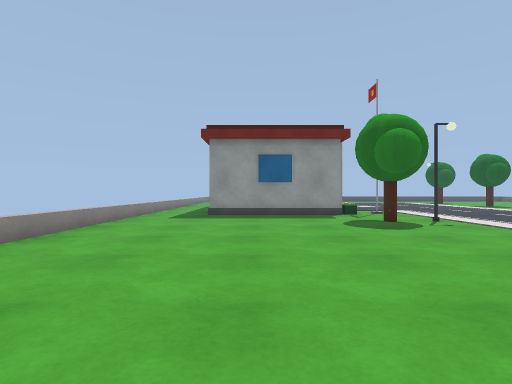
View 1 (above)

24 first-person views from a walk through a world built for the Gazebo simulator. The camera is 0.96 m above the floor, looks level and sees 80° across. The floor is counted in squares, 1 m on a side. Each view is taken from the middle of a square. On the plan, view 1 faces up. The plan holds only what a view shows up to about 12 squares ahead; the rest is blank.

View 2
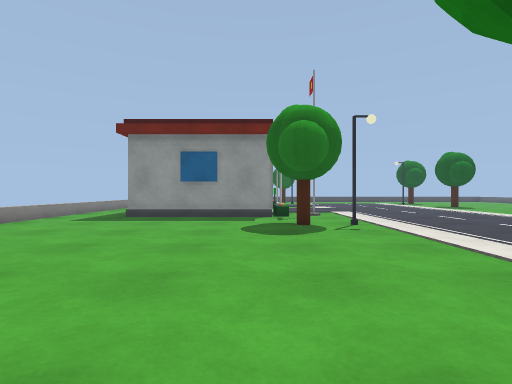

View 3
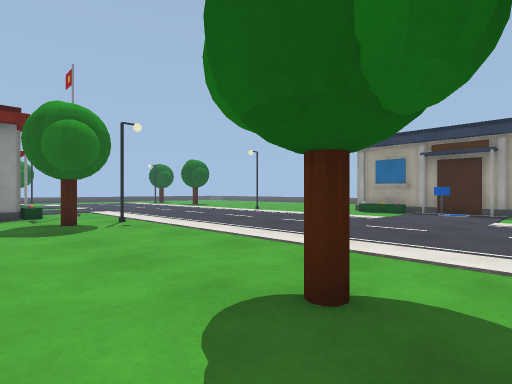

View 4
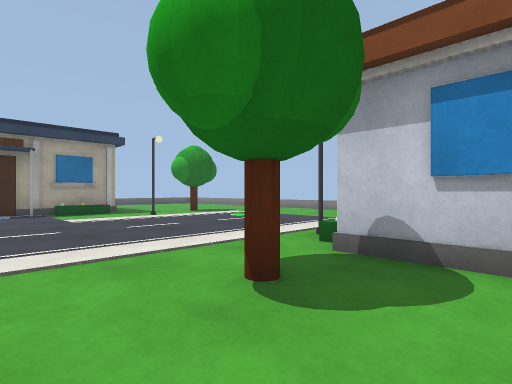

View 5
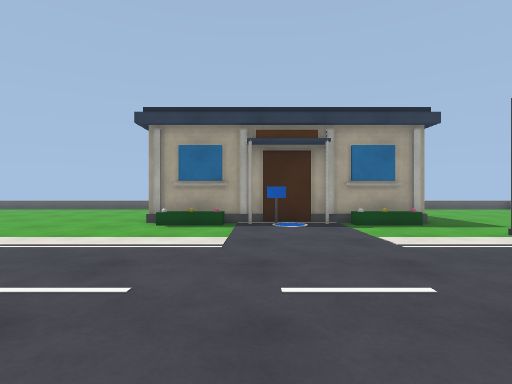

View 6
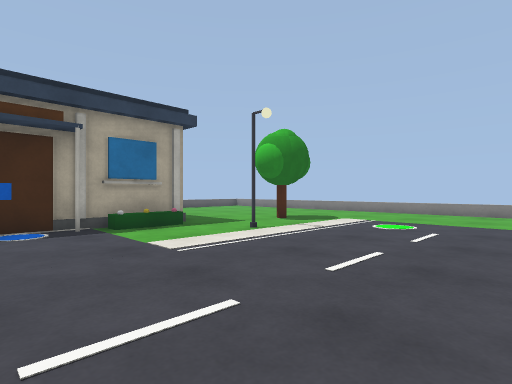

View 7
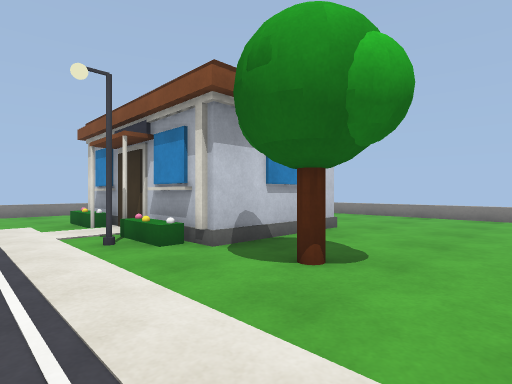

View 8
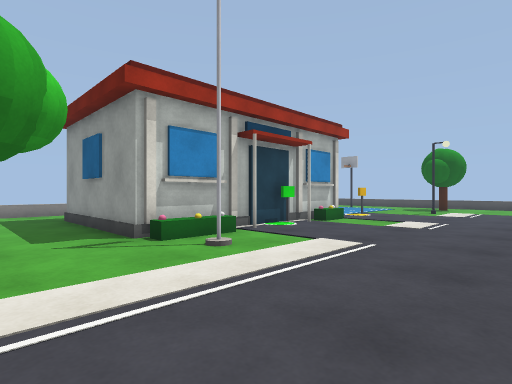

View 9
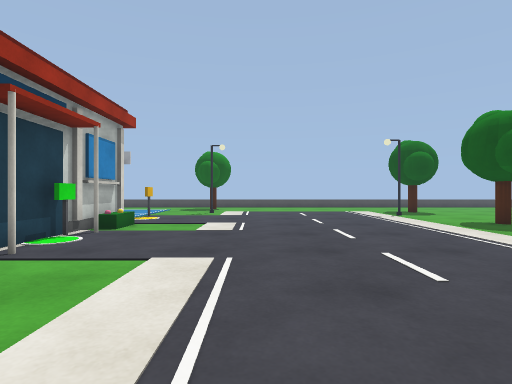

View 10
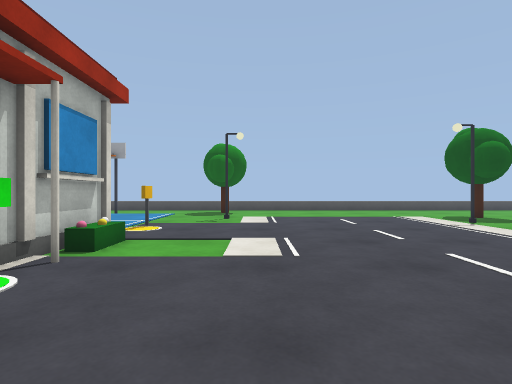

View 11
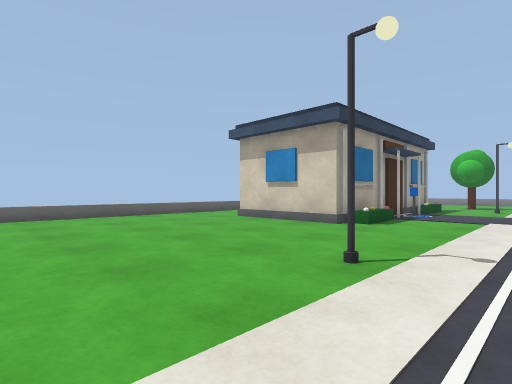

View 12
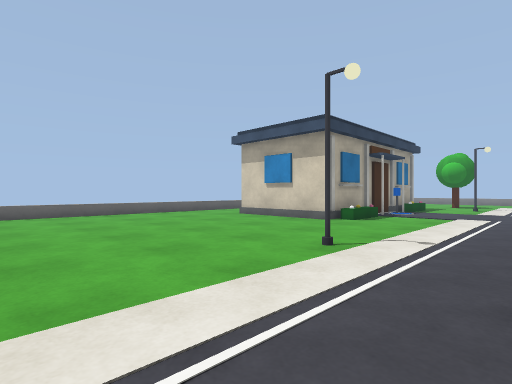

View 13
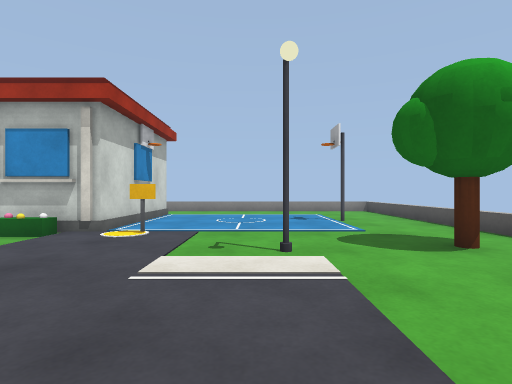

View 14
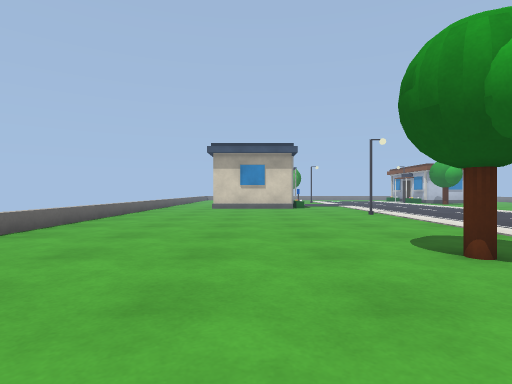

View 15
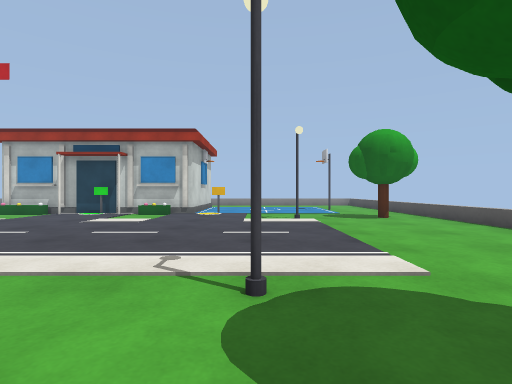

View 16
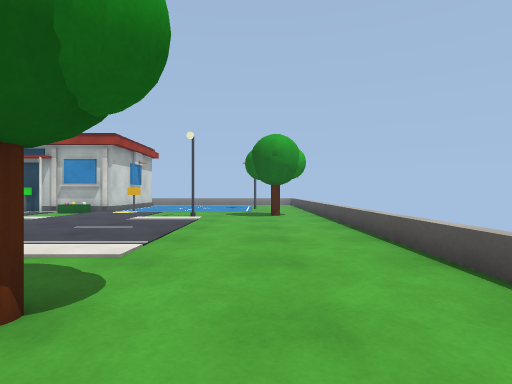

View 17
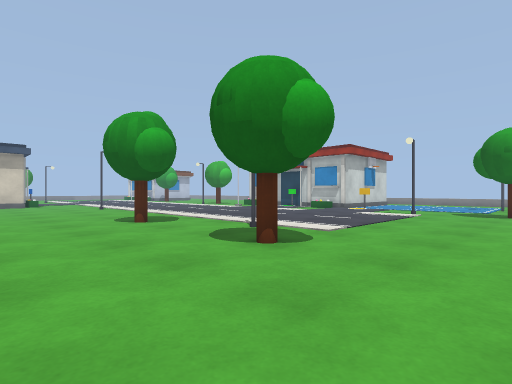

View 18
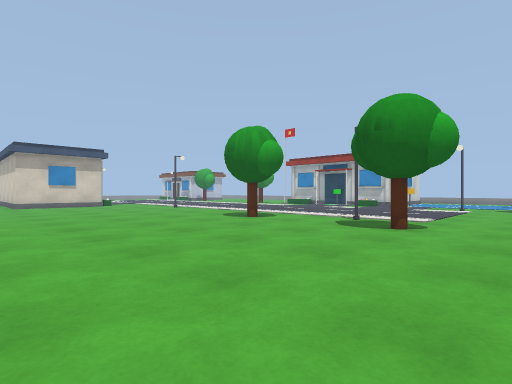

View 19
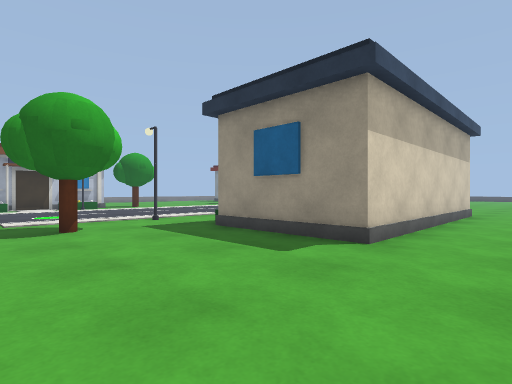

View 20
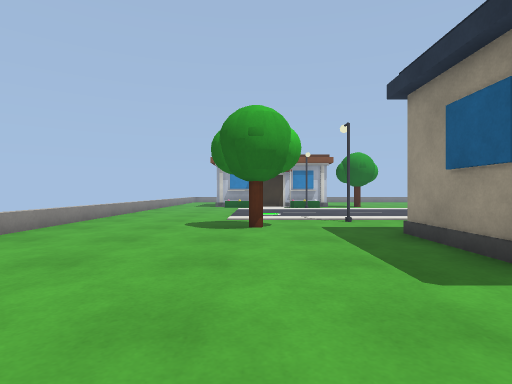

View 21
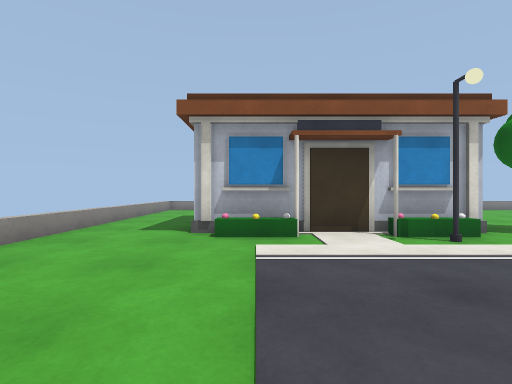

View 22
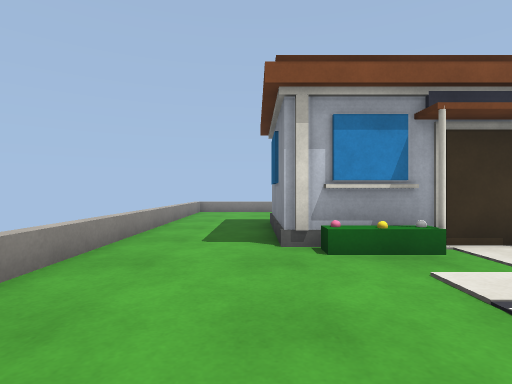

View 23
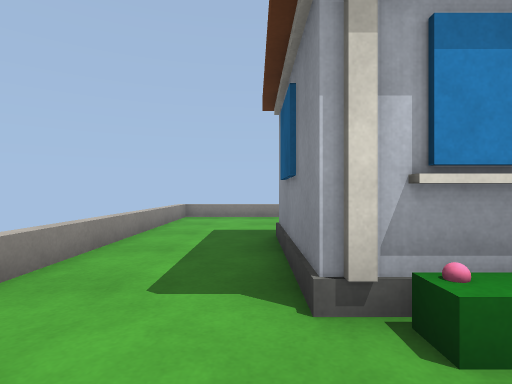

View 24
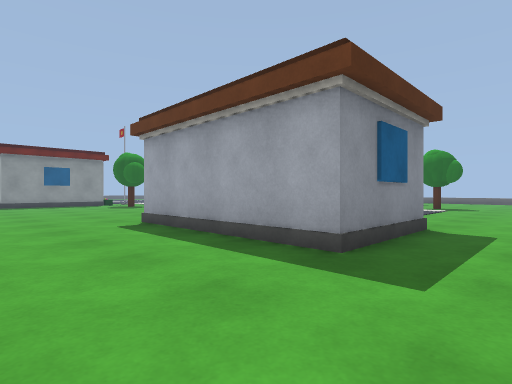

### Floor plan
Key: @ floor where view 1 was taken; # wall or solid block; . floor; = window, fence, low wall or low ledge; T tree; L lamp; B grey box; P white post; E beige box; W white pole; R brown box; U building; S bush; A blue box; C school; O other object.
Columns run from 5 left of view 1 to 25 right of it. Each row starts with its distance up from view 1.
 31     =================
 30     .................... .
 29     ......TT................ .
 28      .C......................
 27          .....................
 26          ............T........
 25          ..L..................
 24          ..........L..........
 23          ....................
 22          O...................
 21    B#####P...........T.......
 20         =S...........T.......
 19         =S....................
 18         =W....................=
 17          O....................=
 16         =W....................=
 15         =P....................=
 14         =AO...................=
 13 =..B#####P....................=
 12 =..................L..........=
 11 =.............................
 10 =........TTL.................
  9 =...........................
  8 =..........................
  7 =....................SP###E..
  6 =....................SO   #..
  5  ....................S#   #..
  4  ....................WP   #..
  3 =....................OR   #..
  2 =........T...........WP   #..
  1 =........T...........S#   #..
  0 =....@...............SO   #..
 -1  .....UUUUS..........SP===#..
 -2   ....U  USL.......L..........
 -3   ....U  US...................
 -4   ....U  U....................
 -5  .....U  US.........TT........
 -6  .....U  US..................
 -7 =.....UUUUS................. .
 -8 =..........................
 -9 =.........................
-10 =.......................
-11 ============= == ======

Where each view was taken, in squares from view 1:
view 1: 0 up, 0 right, facing up
view 2: 1 up, 3 right, facing up
view 3: 0 up, 2 right, facing up-right
view 4: 4 up, 2 right, facing down-right
view 5: 4 up, 7 right, facing right
view 6: 4 up, 8 right, facing down-right
view 7: 4 up, 8 right, facing down-left
view 8: 10 up, 10 right, facing up-left
view 9: 11 up, 8 right, facing up
view 10: 14 up, 7 right, facing up
view 11: 16 up, 12 right, facing down-right
view 12: 17 up, 11 right, facing down-right
view 13: 25 up, 11 right, facing left
view 14: 25 up, 19 right, facing down
view 15: 24 up, 17 right, facing left
view 16: 28 up, 18 right, facing left
view 17: 30 up, 20 right, facing down-left
view 18: 29 up, 24 right, facing down-left
view 19: 7 down, 24 right, facing up-left
view 20: 5 down, 24 right, facing left
view 21: 6 down, 12 right, facing left
view 22: 8 down, 10 right, facing left
view 23: 8 down, 7 right, facing left
view 24: 10 down, 4 left, facing up-right
